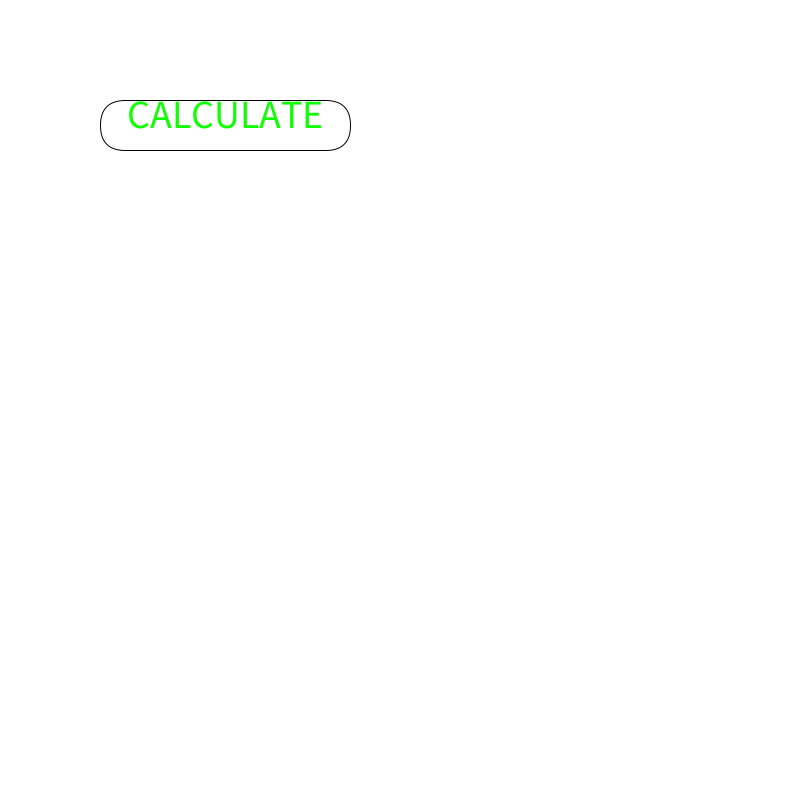
Frame 1 (no input)
Frame 60 (the mouse pressed at the canvas centre just before this capture): identical to frame 1, image omitted
Frame 120 (the mouse held since frame 60 and released just before this capture): identical to frame 1, image omitted

The Processing sketch that drew this single still picture (run headless with seeded random() and noise(); from frame 60 on, the mouse is pressed at the canvas centre):

// Processing sketch: Functions
// ── Functions.pde


void setup() {

  size(800,800);
  background(255,255,255);

}

void draw() {
  background(255,255,255);
  button("CALCULATE",100,100,250,50,52,40);

}
// ── Functions2.pde
//---------------

//To find the max of an array

int[] a = {1,456,12,56,345,12,};

int maxArray = max(a);

//---------------
void button (String t,int x, int y, int w, int h, int cner, int ts) {

  rect(x,y,w,h,cner);
  fill(18, 254, 3);
  textSize(ts);
  textAlign(CENTER);
  text(t,x,y,w,h);
  fill(255);
  if(mousePressed){
    if(mouseX>x && mouseX <x+w && mouseY>y && mouseY <y+h){
      //do stuffs
      fill(0);
    }
  }





}
